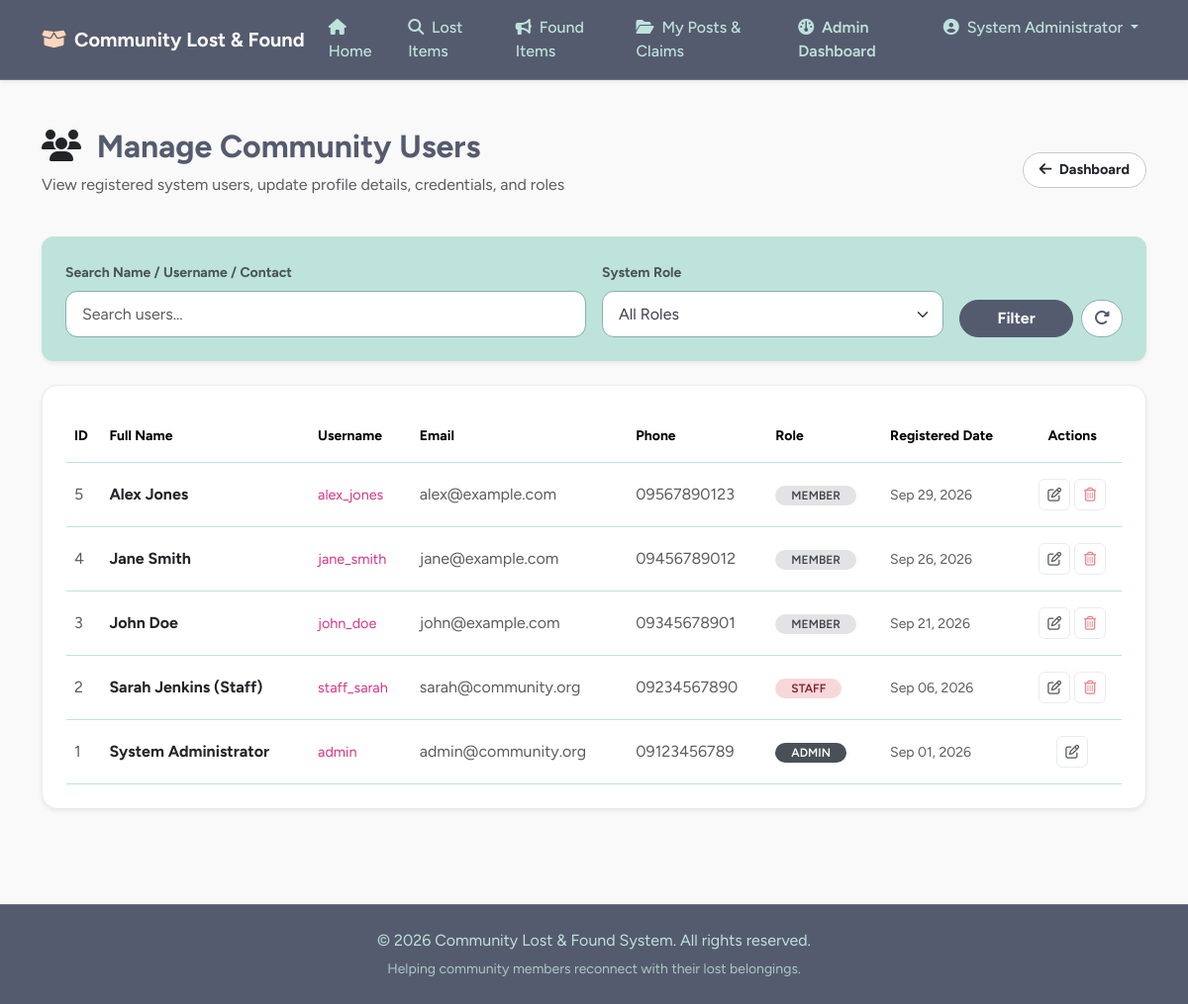
/admin/manage_users.php (signed in), run on the app's committed database.
### tables this page shows
CREATE TABLE `users` (
  `user_id` INT AUTO_INCREMENT PRIMARY KEY,
  `role_id` INT NOT NULL,
  `username` VARCHAR(50) NOT NULL UNIQUE,
  `email` VARCHAR(100) NOT NULL UNIQUE,
  `passwordhash` VARCHAR(255) NOT NULL,
  `firstname` VARCHAR(50) NOT NULL,
  `lastname` VARCHAR(50) NOT NULL,
  `phone` VARCHAR(20) DEFAULT NULL,
  `created_at` TIMESTAMP DEFAULT CURRENT_TIMESTAMP,
  CONSTRAINT `fk_user_role` FOREIGN KEY (`role_id`) REFERENCES `roles` (`role_id`) ON DELETE RESTRICT
);

CREATE TABLE `roles` (
  `role_id` INT AUTO_INCREMENT PRIMARY KEY,
  `role` VARCHAR(30) NOT NULL UNIQUE
);

### admin/manage_users.php (the view, shortened to what this page needs)
<?php
require_once '../db.php';
$search = trim($_GET['search'] ?? '');
$userSql = "SELECT u.*, r.role
            FROM users u
            JOIN roles r ON u.role_id = r.role_id
            WHERE 1=1";
$userParams = [];
$userSql .= " ORDER BY u.created_at DESC";
$stmtUsers = $pdo->prepare($userSql);
$stmtUsers->execute($userParams);
$usersList = $stmtUsers->fetchAll();
include '../header.php';
?>
<div class="container my-5">
    <div class="d-flex justify-content-between align-items-center mb-4">
        <div>
            <h2 class="fw-bold"><i class="fa-solid fa-users text-dark me-2"></i> Manage Community Users</h2>
            <p class="text-muted">View registered system users, update profile details, credentials, and roles</p>
        </div>
        <a href="dashboard.php" class="btn btn-outline-secondary bg-white text-dark border-secondary-subtle px-3 py-1.5 fw-bold" style="border-radius: 20px; font-size: 0.9rem;">
            <i class="fa-solid fa-arrow-left me-1"></i> Dashboard
        </a>
    </div>
    <div class="card shadow-sm mb-4 bg-light border-0" style="border-radius: 12px;">
        <div class="card-body p-4">
            <form method="GET" action="manage_users.php" class="row g-3 align-items-end">
                <div class="col-md-6">
                    <label class="form-label fw-bold small text-muted">Search Name / Username / Contact</label>
                    <input type="text" class="form-control" name="search" value="<?php echo htmlspecialchars($search); ?>" placeholder="Search users...">
                </div>
                <div class="col-md-4">
                    <label class="form-label fw-bold small text-muted">System Role</label>
                    <select class="form-select" name="role">
                        <option value="">All Roles</option>
                    </select>
                </div>
                <div class="col-md-2 d-flex gap-2">
                    <button type="submit" class="btn btn-dark w-100 fw-bold px-3">Filter</button>
                    <a href="manage_users.php" class="btn btn-outline-secondary bg-white"><i class="fa-solid fa-rotate-right"></i></a>
                </div>
            </form>
        </div>
    </div>
    <div class="card shadow-sm p-4 border border-light-subtle mb-5" style="border-radius: 16px;">
        <div class="table-responsive">
            <table class="table table-hover align-middle mb-0">
                <thead>
                    <tr class="text-dark small border-bottom" style="font-weight: 600;">
                        <th class="py-3">ID</th>
                        <th class="py-3">Full Name</th>
                        <th class="py-3">Username</th>
                        <th class="py-3">Email</th>
                        <th class="py-3">Phone</th>
                        <th class="py-3">Role</th>
                        <th class="py-3">Registered Date</th>
                        <th class="py-3 text-center">Actions</th>
                    </tr>
                </thead>
                <tbody>
                    <?php if (empty($usersList)): ?>
                        <tr>
                            <td colspan="8" class="text-center py-5 text-muted">No registered users found matching your filters.</td>
                        </tr>
                    <?php else: ?>
                        <?php foreach ($usersList as $user): ?>
                            <tr class="border-bottom border-light-subtle">
                                <td class="py-3 text-muted"><?php echo $user['user_id']; ?></td>
                                <td class="py-3 fw-bold text-dark">
                                    <?php
                                    $fullName = htmlspecialchars($user['firstname'] . ' ' . $user['lastname']);
                                    if ($user['role'] === 'staff') echo $fullName . ' (Staff)';
                                    elseif ($user['role'] === 'admin') echo 'System Administrator';
                                    else echo $fullName;
                                    ?>
                                </td>
                                <td class="py-3"><span style="color: #d63384; font-size: 0.9rem;"><?php echo htmlspecialchars($user['username']); ?></span></td>
                                <td class="py-3 text-muted"><?php echo htmlspecialchars($user['email']); ?></td>
                                <td class="py-3 text-muted"><?php echo htmlspecialchars($user['phone'] ?? 'Not provided'); ?></td>
                                <td class="py-3">
                                    <?php
                                    $badgeStyle = 'background-color: #6c757d; color: #fff;';
                                    if ($user['role'] === 'admin') $badgeStyle = 'background-color: #495057; color: #fff;';
                                    if ($user['role'] === 'staff') $badgeStyle = 'background-color: #f8d7da; color: #842029;';
                                    if ($user['role'] === 'member') $badgeStyle = 'background-color: #e2e3e5; color: #41464b;';
                                    ?>
                                    <span class="badge rounded-pill px-3 py-1.5 text-uppercase text-xs" style="<?php echo $badgeStyle; ?> font-size: 0.75rem; font-weight: 600;">
                                        <?php echo htmlspecialchars($user['role']); ?>
                                    </span>
                                </td>
                                <td class="py-3 text-muted small"><?php echo date('M d, Y', strtotime($user['created_at'])); ?></td>
                                <td class="py-3">
                                    <div class="d-flex gap-1 justify-content-center">
                                        <a href="edit_user.php?id=<?php echo $user['user_id']; ?>" class="btn btn-sm btn-outline-secondary bg-white text-muted border-light-subtle p-2 d-inline-flex align-items-center justify-content-center" style="border-radius: 6px; width: 32px; height: 32px;" title="Edit user profile">
                                            <i class="fa-regular fa-pen-to-square font-size: 0.85rem;"></i>
                                        </a>
                                        <?php if (intval($user['user_id']) !== intval($_SESSION['user_id'])): ?>
                                            <a href="manage_users.php?action=delete&id=<?php echo $user['user_id']; ?>"
                                               class="btn btn-sm btn-outline-danger bg-white p-2 d-inline-flex align-items-center justify-content-center border-light-subtle"
                                               style="border-radius: 6px; width: 32px; height: 32px; color: #ea868f;"
                                               onclick="return confirm('Are you sure you want to delete user <?php echo htmlspecialchars($user['username']); ?>? This will drop their associated profile summary data links.');"
                                               title="Delete User record profile">
                                                <i class="fa-regular fa-trash-can font-size: 0.85rem;"></i>
                                            </a>
                                        <?php endif; ?>
                                    </div>
                                </td>
                            </tr>
                        <?php endforeach; ?>
                    <?php endif; ?>
                </tbody>
            </table>
        </div>
    </div>
</div>
<?php include '../footer.php'; ?>

### header.php (style rules this page uses)
:root { --blue-slate: #555b6eff; --muted-teal: #89b0aeff; --frozen-water: #bee3dbff; --bright-snow: #faf9f9ff; --peach-fuzz: #ffd6baff; --ink: #3b3f4d; }
body { background-color: var(--bright-snow); color: var(--blue-slate); font-family: 'Figtree', system-ui, -apple-system, 'Segoe UI', sans-serif; display: flex; flex-direction: column; min-height: 100vh; }
.btn-outline-secondary, .btn-outline-success { border-color: var(--muted-teal); color: var(--blue-slate); font-weight: 600; border-radius: 999px; }
.btn-dark { background-color: var(--blue-slate); border-color: var(--blue-slate); color: var(--bright-snow); border-radius: 999px; font-weight: 600; }
.card { border: 1px solid var(--frozen-water); border-radius: 16px; background-color: #ffffff; box-shadow: 0 4px 20px rgba(85, 91, 110, 0.04); transition: transform 0.2s ease, box-shadow 0.2s ease; }
.bg-light { background-color: var(--frozen-water) !important; border-radius: 16px; }
.badge { font-weight: 600; padding: .35em .75em; border-radius: 999px; }
.form-control, .form-select { border-radius: 12px; border: 1px solid var(--muted-teal); padding: .65rem 1rem; background-color: #fff; color: var(--ink); }
.form-control { border-radius: 12px; }
.table { color: var(--blue-slate); }
.table>:not(caption)>*>* { border-bottom-color: var(--frozen-water); }

### data on the page
users: user_id "5", fullName "Alex Jones", username "alex_jones", email "alex@example.com", phone "09567890123", role.role "MEMBER", created_at "Sep 29, 2026"
users: user_id "4", fullName "Jane Smith", username "jane_smith", email "jane@example.com", phone "09456789012", role.role "MEMBER", created_at "Sep 26, 2026"
users: user_id "3", fullName "John Doe", username "john_doe", email "john@example.com", phone "09345678901", role.role "MEMBER", created_at "Sep 21, 2026"
users: user_id "2", fullName "Sarah Jenkins", username "staff_sarah", email "sarah@community.org", phone "09234567890", role.role "STAFF", created_at "Sep 06, 2026"
users: user_id "1", shows "System Administrator", username "admin", email "admin@community.org", phone "09123456789", role.role "ADMIN", created_at "Sep 01, 2026"

### other printed values
$_SESSION['full_name'] "System Administrator"
